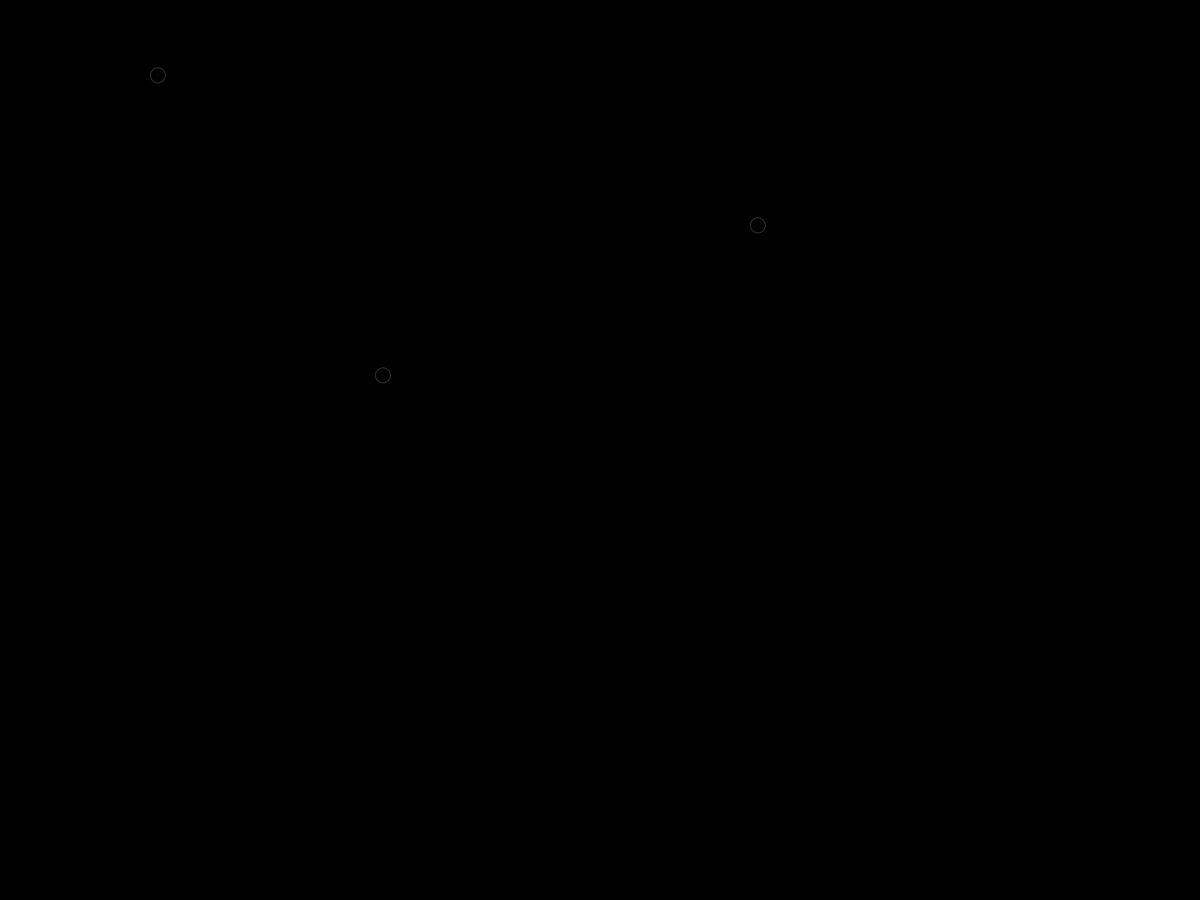
Frame 1 (no input)
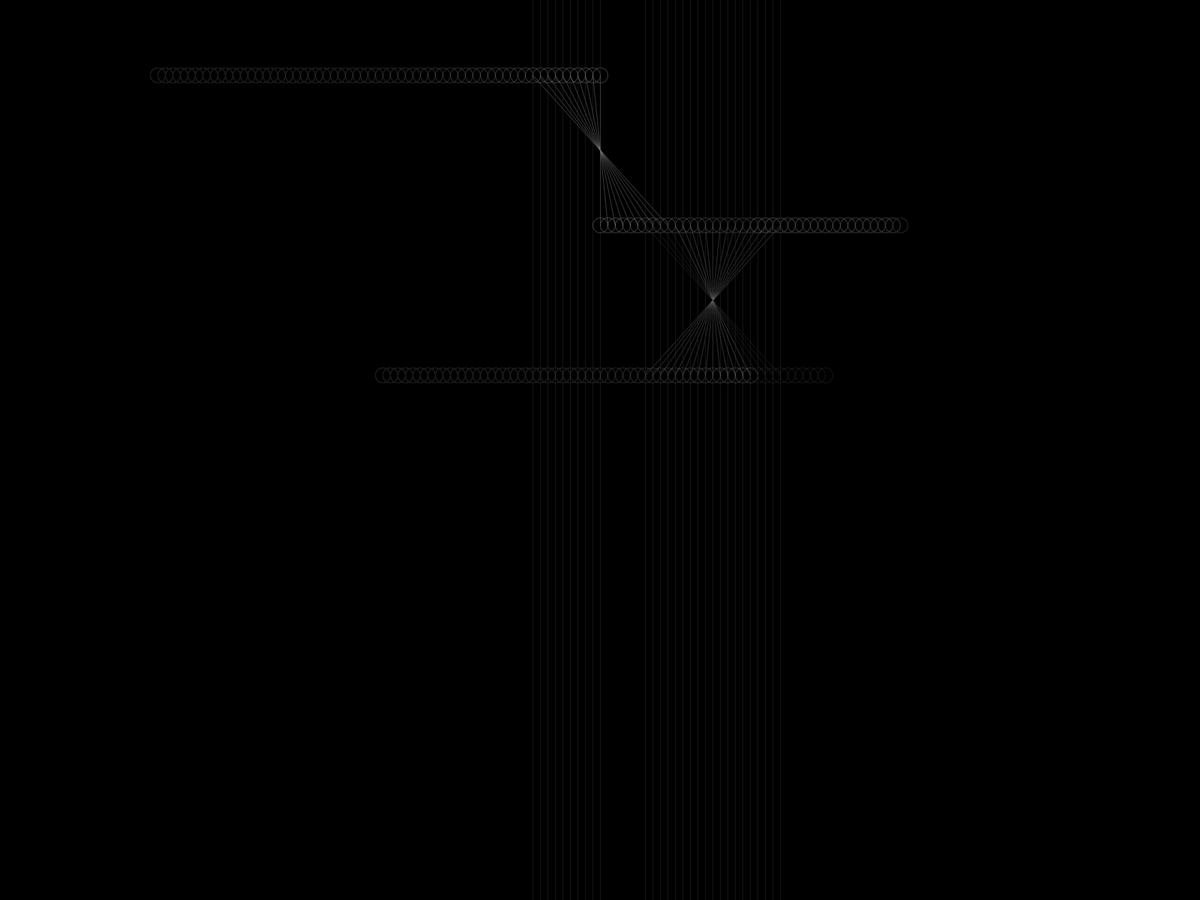
Frame 60 (the mouse pressed at the canvas centre just before this capture)
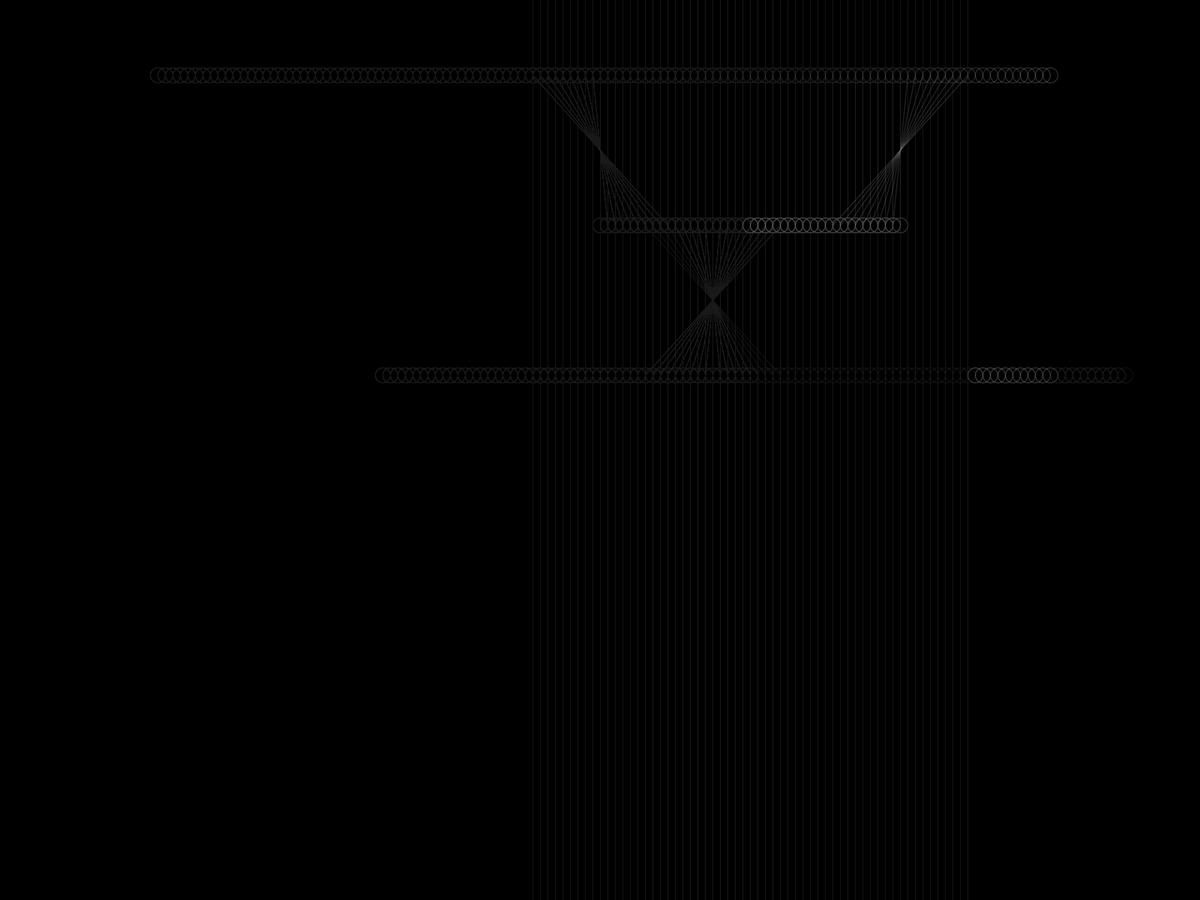
Frame 120 (the mouse held since frame 60 and released just before this capture)

The Processing sketch that drew these frames (run headless with seeded random() and noise(); from frame 60 on, the mouse is pressed at the canvas centre):

// Processing sketch: w3_e4_processelement3
// ── w3_e4_processelement3.pde
float x = 200;
float y = 100;
float xdirection = 1;

float a = 1000;
float b = y + 200;
float adirection = 1;

float c = 500;
float d = b + 200;
float cdirection = 1;

float speed = 10;
float num = 10;

void setup(){
  //size(500,500);
  fullScreen();
  background(0);    
  pixelDensity(2);
}

void draw() {
  //background(30);
  blendMode(BLEND);
  noStroke();
  fill(0, 5);
  rect(0, 0, width, height);
  
  stroke(150,100);
  
  drawElementx(); 
}

void drawElementx(){  
  noFill();
  
  if ( xdirection == -1 && x == 200 ){
    xdirection = 1;
  }
  
  if ( xdirection == 1 && x == displayWidth - 200 ){
    xdirection = -1;
  }
  
  x = x+1*xdirection*speed;   
    
  ellipse(x,y,20,20);
  point(x,y);
  
  //second ellipse
  
  if ( adirection == -1 && a == 800){
    adirection = 1;
  }
  
  if ( adirection == 1 && a == 1200 ){
    adirection = -1;
  }
  
  a = a+1*adirection*speed;
  
  ellipse(a,b,20,20);
  point(a,b);
  
  // draw line
  float d1 = dist(x,y,a,b);
  if (d1 <= 282) {
    line(x,y,a,b);
    stroke(50,100);
    line(x,0,x,displayHeight);
  }
   
  //third ellipse
  
  if ( cdirection == -1 && c == 500){
    cdirection = 1;
  }
  
  if ( cdirection == 1 && c == 1500 ){
    cdirection = -1;
  }
  
  c = c+1*cdirection*speed;
  
  ellipse(c,d,20,20);
  point(c,d);
  
  //draw line
  float d2 = dist(a,b,c,d);

  if (d2 <= 282) {
    line(a,b,c,d);
    stroke(50,100);
    line(a,0,a,displayHeight);
  }
}
